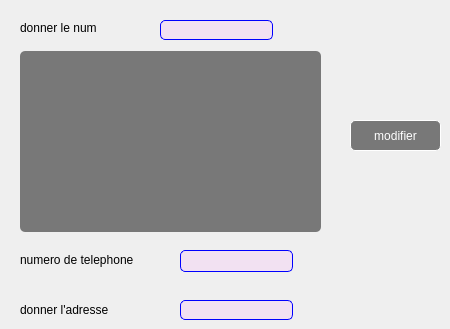
      <widget class="QWidget" name="tab_36">
       <attribute name="title">
        <string>modifier</string>
       </attribute>
       <widget class="QLineEdit" name="lineEdit_52">
        <property name="geometry">
         <rect>
          <x>160</x>
          <y>20</y>
          <width>113</width>
          <height>20</height>
         </rect>
        </property>
        <property name="styleSheet">
         <string notr="true">QLineEdit{
background-color:rgba(255,170,255,20%);
border:1 solid blue;
border-radius:5px;
color:black;
}</string>
        </property>
       </widget>
       <widget class="QLineEdit" name="lineEdit_54">
        <property name="geometry">
         <rect>
          <x>180</x>
          <y>300</y>
          <width>113</width>
          <height>20</height>
         </rect>
        </property>
        <property name="styleSheet">
         <string notr="true">QLineEdit{
background-color:rgba(255,170,255,20%);
border:1 solid blue;
border-radius:5px;
color:black;
}</string>
        </property>
       </widget>
       <widget class="QLabel" name="label_60">
        <property name="geometry">
         <rect>
          <x>20</x>
          <y>20</y>
          <width>111</width>
          <height>16</height>
         </rect>
        </property>
        <property name="text">
         <string>donner le num </string>
        </property>
       </widget>
       <widget class="QLabel" name="label_61">
        <property name="geometry">
         <rect>
          <x>20</x>
          <y>250</y>
          <width>121</width>
          <height>20</height>
         </rect>
        </property>
        <property name="text">
         <string>numero de telephone </string>
        </property>
       </widget>
       <widget class="QLabel" name="label_62">
        <property name="geometry">
         <rect>
          <x>20</x>
          <y>300</y>
          <width>121</width>
          <height>20</height>
         </rect>
        </property>
        <property name="text">
         <string>donner l'adresse</string>
        </property>
       </widget>
       <widget class="QPushButton" name="pushButton_36">
        <property name="geometry">
         <rect>
          <x>350</x>
          <y>120</y>
          <width>91</width>
          <height>31</height>
         </rect>
        </property>
        <property name="styleSheet">
         <string notr="true">QPushButton{
background-color:rgba(0,0,0,50%);
color:white;
border:1 solid white;
border-radius: 5px;
}
QPushButton:hover{
background-color:rgba(255,0,0,50%);
color:black;
}</string>
        </property>
        <property name="text">
         <string>modifier</string>
        </property>
       </widget>
       <widget class="QLineEdit" name="lineEdit_48">
        <property name="geometry">
         <rect>
          <x>180</x>
          <y>250</y>
          <width>113</width>
          <height>22</height>
         </rect>
        </property>
        <property name="styleSheet">
         <string notr="true">QLineEdit{
background-color:rgba(255,170,255,20%);
border:1 solid blue;
border-radius:5px;
color:black;
}</string>
        </property>
       </widget>
       <widget class="QTableView" name="tableView_21">
        <property name="geometry">
         <rect>
          <x>20</x>
          <y>51</y>
          <width>301</width>
          <height>181</height>
         </rect>
        </property>
        <property name="styleSheet">
         <string notr="true">QTableView {

gridline-color: white;

color:white;

background-color:rgba(0,0,0,50%);

border:0px;

border-radius: 5px;

}</string>
        </property>
       </widget>
      </widget>
